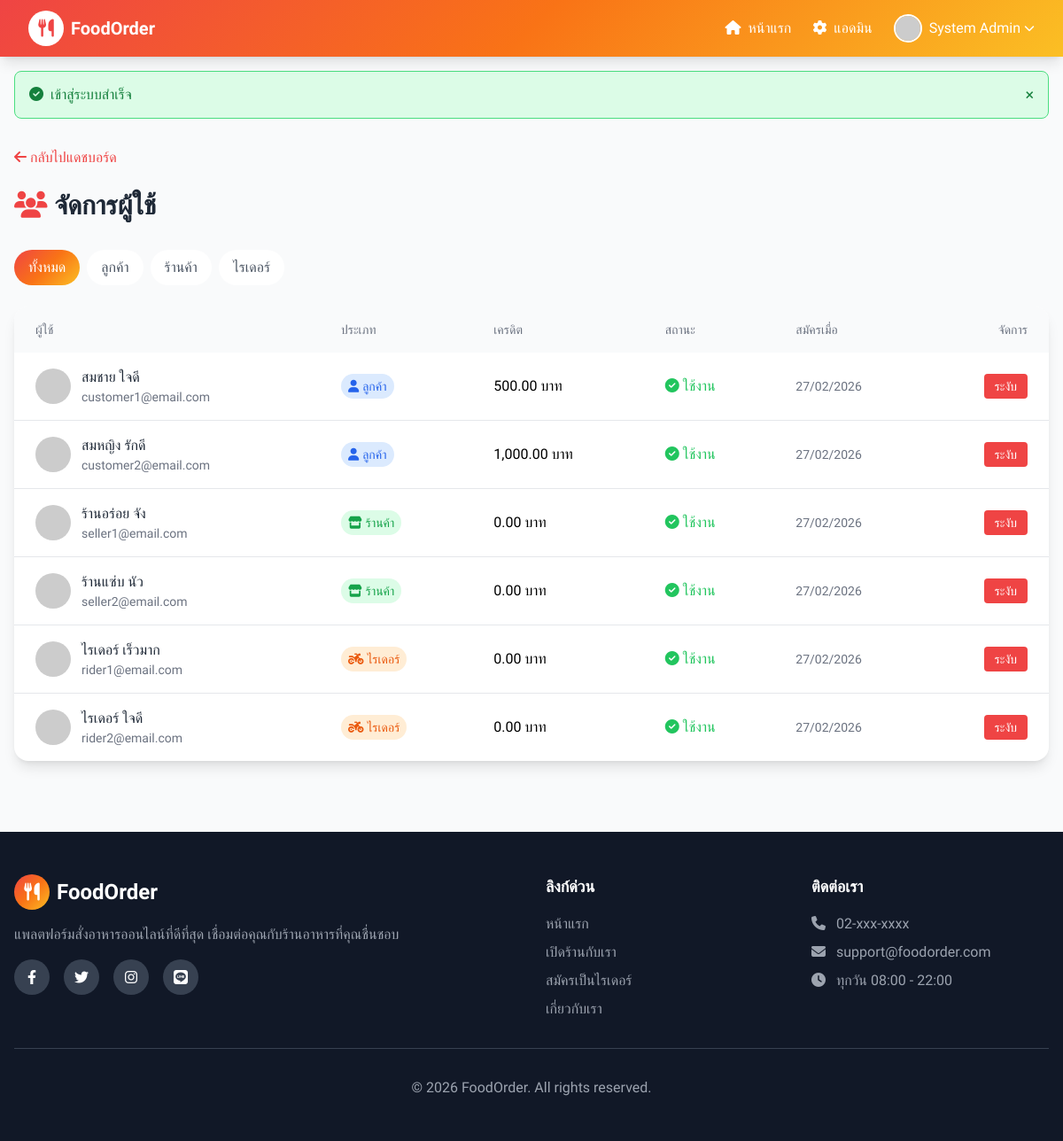
/users.php (signed in), run on the app's committed database.
### tables this page shows
CREATE TABLE IF NOT EXISTS users (
    id INT PRIMARY KEY AUTO_INCREMENT,
    username VARCHAR(50) NOT NULL UNIQUE,
    email VARCHAR(100) NOT NULL UNIQUE,
    password VARCHAR(255) NOT NULL,
    full_name VARCHAR(100) NOT NULL,
    phone VARCHAR(20),
    address TEXT,
    role ENUM('customer', 'seller', 'rider', 'admin') DEFAULT 'customer',
    credit_balance DECIMAL(10,2) DEFAULT 0.00,
    avatar VARCHAR(255),
    status ENUM('active', 'inactive', 'banned') DEFAULT 'active',
    created_at TIMESTAMP DEFAULT CURRENT_TIMESTAMP,
    updated_at TIMESTAMP DEFAULT CURRENT_TIMESTAMP ON UPDATE CURRENT_TIMESTAMP
);

### database.php (called while the page is built, shortened)
<?php
function getFlash()
{
    if (isset($_SESSION['flash'])) {
        $flash = $_SESSION['flash'];
        return $flash;
    }
    return null;
}
function formatMoney($amount)
{
    return number_format($amount, 2) . ' บาท';
}
function baseUrl($path = '')
{
    return SITE_URL . '/' . ltrim($path, '/');
}
?>

### auth.php (called while the page is built, shortened)
<?php
require_once __DIR__ . '/database.php';
function isLoggedIn() {
    return isset($_SESSION['user_id']);
}
function getCurrentUser() {
    $db = getDB();
    $stmt = $db->prepare("SELECT * FROM users WHERE id = ?");
    $stmt->execute([$_SESSION['user_id']]);
    return $stmt->fetch();
}
?>

### users.php (the view, shortened to what this page needs)
<?php
require_once __DIR__ . '/../config/auth.php';
require_once __DIR__ . '/../includes/header.php';
$db = getDB();
$role = $_GET['role'] ?? 'all';
$sql = "SELECT * FROM users WHERE role != 'admin'";
$sql .= " ORDER BY created_at DESC";
$stmt = $db->prepare($sql);
if ($role !== 'all') {
    $stmt->execute([$role]);
} else {
    $stmt->execute();
}
$users = $stmt->fetchAll();
$roleLabels = [
    'customer' => ['label' => 'ลูกค้า', 'color' => 'blue', 'icon' => 'user'],
    'seller' => ['label' => 'ร้านค้า', 'color' => 'green', 'icon' => 'store'],
    'rider' => ['label' => 'ไรเดอร์', 'color' => 'orange', 'icon' => 'motorcycle'],
];
?>
<div class="max-w-7xl mx-auto px-4 py-8">
    <div class="mb-6">
        <a href="<?= baseUrl('admin/dashboard.php') ?>" class="text-primary-500 hover:underline">
            <i class="fas fa-arrow-left mr-1"></i>กลับไปแดชบอร์ด
        </a>
    </div>
    <h1 class="text-3xl font-bold text-gray-800 mb-8">
        <i class="fas fa-users mr-2 text-primary-500"></i>จัดการผู้ใช้
    </h1>
    <div class="flex gap-2 mb-6">
        <a href="<?= baseUrl('admin/users.php?role=all') ?>"
           class="px-4 py-2 rounded-full font-medium <?= $role === 'all' ? 'gradient-bg text-white' : 'bg-white text-gray-600 hover:bg-gray-100' ?>">
            ทั้งหมด
        </a>
        <a href="<?= baseUrl('admin/users.php?role=customer') ?>"
           class="px-4 py-2 rounded-full font-medium <?= $role === 'customer' ? 'gradient-bg text-white' : 'bg-white text-gray-600 hover:bg-gray-100' ?>">
            ลูกค้า
        </a>
        <a href="<?= baseUrl('admin/users.php?role=seller') ?>"
           class="px-4 py-2 rounded-full font-medium <?= $role === 'seller' ? 'gradient-bg text-white' : 'bg-white text-gray-600 hover:bg-gray-100' ?>">
            ร้านค้า
        </a>
        <a href="<?= baseUrl('admin/users.php?role=rider') ?>"
           class="px-4 py-2 rounded-full font-medium <?= $role === 'rider' ? 'gradient-bg text-white' : 'bg-white text-gray-600 hover:bg-gray-100' ?>">
            ไรเดอร์
        </a>
    </div>
    <?php if (empty($users)): ?>
        <div class="bg-white rounded-2xl p-16 text-center">
            <i class="fas fa-users text-6xl text-gray-300 mb-4"></i>
            <h3 class="text-xl font-semibold text-gray-500">ไม่มีผู้ใช้</h3>
        </div>
    <?php else: ?>
        <div class="bg-white rounded-2xl shadow-lg overflow-hidden">
            <table class="w-full">
                <thead class="bg-gray-50">
                    <tr>
                        <th class="px-6 py-4 text-left text-sm font-medium text-gray-500">ผู้ใช้</th>
                        <th class="px-6 py-4 text-left text-sm font-medium text-gray-500">ประเภท</th>
                        <th class="px-6 py-4 text-left text-sm font-medium text-gray-500">เครดิต</th>
                        <th class="px-6 py-4 text-left text-sm font-medium text-gray-500">สถานะ</th>
                        <th class="px-6 py-4 text-left text-sm font-medium text-gray-500">สมัครเมื่อ</th>
                        <th class="px-6 py-4 text-right text-sm font-medium text-gray-500">จัดการ</th>
                    </tr>
                </thead>
                <tbody class="divide-y">
                    <?php foreach ($users as $u): ?>
                        <?php $r = $roleLabels[$u['role']] ?? ['label' => $u['role'], 'color' => 'gray', 'icon' => 'user']; ?>
                        <tr class="hover:bg-gray-50">
                            <td class="px-6 py-4">
                                <div class="flex items-center gap-3">
                                    <img src="<?= $u['avatar'] ? baseUrl('uploads/' . $u['avatar']) : 'https://ui-avatars.com/api/?name=' . urlencode($u['full_name']) . '&background=random' ?>"
                                         class="w-10 h-10 rounded-full">
                                    <div>
                                        <p class="font-medium text-gray-800"><?= htmlspecialchars($u['full_name']) ?></p>
                                        <p class="text-gray-500 text-sm"><?= htmlspecialchars($u['email']) ?></p>
                                    </div>
                                </div>
                            </td>
                            <td class="px-6 py-4">
                                <span class="inline-flex items-center px-2 py-1 rounded-full bg-<?= $r['color'] ?>-100 text-<?= $r['color'] ?>-600 text-sm">
                                    <i class="fas fa-<?= $r['icon'] ?> mr-1"></i><?= $r['label'] ?>
                                </span>
                            </td>
                            <td class="px-6 py-4 font-medium"><?= formatMoney($u['credit_balance']) ?></td>
                            <td class="px-6 py-4">
                                <?php if ($u['status'] === 'banned'): ?>
                                    <span class="text-red-500"><i class="fas fa-ban mr-1"></i>ถูกระงับ</span>
                                <?php else: ?>
                                    <span class="text-green-500"><i class="fas fa-check-circle mr-1"></i>ใช้งาน</span>
                                <?php endif; ?>
                            </td>
                            <td class="px-6 py-4 text-gray-500 text-sm">
                                <?= date('d/m/Y', strtotime($u['created_at'])) ?>
                            </td>
                            <td class="px-6 py-4 text-right">
                                <?php if ($u['status'] === 'banned'): ?>
                                    <form method="POST" class="inline">
                                        <input type="hidden" name="user_id" value="<?= $u['id'] ?>">
                                        <input type="hidden" name="action" value="unban">
                                        <button type="submit" class="px-3 py-1 bg-green-500 text-white rounded text-sm hover:bg-green-600">
                                            ปลดระงับ
                                        </button>
                                    </form>
                                <?php else: ?>
                                    <form method="POST" class="inline" onsubmit="return confirm('ต้องการระงับผู้ใช้นี้?')">
                                        <button type="submit" class="px-3 py-1 bg-red-500 text-white rounded text-sm hover:bg-red-600">
                                            ระงับ
                                        </button>
                                    </form>
                                <?php endif; ?>
                            </td>
                        </tr>
                    <?php endforeach; ?>
                </tbody>
            </table>
        </div>
    <?php endif; ?>
</div>
<?php require_once __DIR__ . '/../includes/footer.php'; ?>

### header.php (shortened to what this page needs)
<?php require_once __DIR__ . '/../config/auth.php'; ?>
<!DOCTYPE html>
<html lang="th">
<head>
    <script src="https://cdn.tailwindcss.com"></script>
    <link rel="stylesheet" href="https://cdnjs.cloudflare.com/ajax/libs/font-awesome/6.4.0/css/all.min.css">
</head>
<body class="bg-gray-50 font-prompt min-h-screen">
    <nav class="gradient-bg shadow-lg sticky top-0 z-50">
        <div class="max-w-7xl mx-auto px-4 sm:px-6 lg:px-8">
            <div class="flex justify-between items-center h-16">
                <a href="<?= baseUrl() ?>" class="flex items-center space-x-2">
                    <div class="w-10 h-10 bg-white rounded-full flex items-center justify-center">
                        <i class="fas fa-utensils text-primary-500 text-xl"></i>
                    </div>
                    <span class="text-white font-bold text-xl"><?= SITE_NAME ?></span>
                </a>
                <div class="hidden md:flex items-center space-x-6">
                    <a href="<?= baseUrl() ?>" class="text-white hover:text-accent-200 transition">
                        <i class="fas fa-home mr-1"></i> หน้าแรก
                    </a>
                    <?php if (isLoggedIn()): ?>
                        <?php $user = getCurrentUser(); ?>
                        <?php if ($user['role'] === 'customer'): ?>
                            <a href="<?= baseUrl('cart.php') ?>" class="text-white hover:text-accent-200 transition relative">
                                <i class="fas fa-shopping-cart mr-1"></i> ตะกร้า
                                <span id="cart-count" class="absolute -top-2 -right-2 bg-accent-400 text-white text-xs rounded-full w-5 h-5 flex items-center justify-center">0</span>
                            </a>
                            <a href="<?= baseUrl('orders.php') ?>" class="text-white hover:text-accent-200 transition">
                                <i class="fas fa-receipt mr-1"></i> ออเดอร์
                            </a>
                            <a href="<?= baseUrl('topup.php') ?>" class="text-white hover:text-accent-200 transition">
                                <i class="fas fa-wallet mr-1"></i> <?= formatMoney($user['credit_balance']) ?>
                            </a>
                        <?php elseif ($user['role'] === 'seller'): ?>
                            <a href="<?= baseUrl('seller/dashboard.php') ?>" class="text-white hover:text-accent-200 transition">
                                <i class="fas fa-store mr-1"></i> จัดการร้าน
                            </a>
                        <?php elseif ($user['role'] === 'rider'): ?>
                            <a href="<?= baseUrl('rider/dashboard.php') ?>" class="text-white hover:text-accent-200 transition">
                                <i class="fas fa-motorcycle mr-1"></i> งานส่ง
                            </a>
                        <?php elseif ($user['role'] === 'admin'): ?>
                            <a href="<?= baseUrl('admin/dashboard.php') ?>" class="text-white hover:text-accent-200 transition">
                                <i class="fas fa-cog mr-1"></i> แอดมิน
                            </a>
                        <?php endif; ?>
                        <div class="relative group">
                            <button class="flex items-center text-white hover:text-accent-200 transition">
                                <img src="<?= $user['avatar'] ? baseUrl('uploads/' . $user['avatar']) : 'https://ui-avatars.com/api/?name=' . urlencode($user['full_name']) . '&background=random' ?>"
                                     class="w-8 h-8 rounded-full mr-2 border-2 border-white">
                                <?= htmlspecialchars($user['full_name']) ?>
                                <i class="fas fa-chevron-down ml-1 text-xs"></i>
                            </button>
                        </div>
                    <?php endif; ?>
                </div>
            </div>
        </div>
    </nav>
    <?php $flash = getFlash(); ?>
    <?php if ($flash): ?>
        <div class="max-w-7xl mx-auto px-4 mt-4">
            <div class="<?= $flash['type'] === 'success' ? 'bg-green-100 border-green-400 text-green-700' : 'bg-red-100 border-red-400 text-red-700' ?> px-4 py-3 rounded-lg border flex items-center justify-between">
                <span><i class="fas <?= $flash['type'] === 'success' ? 'fa-check-circle' : 'fa-exclamation-circle' ?> mr-2"></i><?= $flash['message'] ?></span>
                <button onclick="this.parentElement.remove()" class="text-lg">&times;</button>
            </div>
        </div>
    <?php endif; ?>
    <main>

### footer.php (shortened to what this page needs)
    </main>
    <footer class="bg-gray-900 text-white mt-12">
        <div class="max-w-7xl mx-auto px-4 py-12">
            <div class="grid grid-cols-1 md:grid-cols-4 gap-8">
                <div class="col-span-1 md:col-span-2">
                    <div class="flex items-center space-x-2 mb-4">
                        <div class="w-10 h-10 gradient-bg rounded-full flex items-center justify-center">
                            <i class="fas fa-utensils text-white text-xl"></i>
                        </div>
                        <span class="font-bold text-2xl"><?= SITE_NAME ?></span>
                    </div>
                    <p class="text-gray-400 mb-4">
                        แพลตฟอร์มสั่งอาหารออนไลน์ที่ดีที่สุด เชื่อมต่อคุณกับร้านอาหารที่คุณชื่นชอบ
                    </p>
                    <div class="flex space-x-4">
                        <a href="#" class="w-10 h-10 bg-gray-700 rounded-full flex items-center justify-center hover:bg-primary-500 transition">
                            <i class="fab fa-facebook-f"></i>
                        </a>
                        <a href="#" class="w-10 h-10 bg-gray-700 rounded-full flex items-center justify-center hover:bg-primary-500 transition">
                            <i class="fab fa-twitter"></i>
                        </a>
                        <a href="#" class="w-10 h-10 bg-gray-700 rounded-full flex items-center justify-center hover:bg-primary-500 transition">
                            <i class="fab fa-instagram"></i>
                        </a>
                        <a href="#" class="w-10 h-10 bg-gray-700 rounded-full flex items-center justify-center hover:bg-primary-500 transition">
                            <i class="fab fa-line"></i>
                        </a>
                    </div>
                </div>
                <div>
                    <h4 class="font-semibold text-lg mb-4">ลิงก์ด่วน</h4>
                    <ul class="space-y-2 text-gray-400">
                        <li><a href="<?= baseUrl() ?>" class="hover:text-white transition">หน้าแรก</a></li>
                        <li><a href="<?= baseUrl('register.php?role=seller') ?>" class="hover:text-white transition">เปิดร้านกับเรา</a></li>
                        <li><a href="<?= baseUrl('register.php?role=rider') ?>" class="hover:text-white transition">สมัครเป็นไรเดอร์</a></li>
                        <li><a href="#" class="hover:text-white transition">เกี่ยวกับเรา</a></li>
                    </ul>
                </div>
                <div>
                    <h4 class="font-semibold text-lg mb-4">ติดต่อเรา</h4>
                    <ul class="space-y-2 text-gray-400">
                        <li><i class="fas fa-phone mr-2"></i> 02-xxx-xxxx</li>
                        <li><i class="fas fa-envelope mr-2"></i> support@foodorder.com</li>
                        <li><i class="fas fa-clock mr-2"></i> ทุกวัน 08:00 - 22:00</li>
                    </ul>
                </div>
            </div>
            <div class="border-t border-gray-700 mt-8 pt-8 text-center text-gray-400">
                <p>&copy; <?= date('Y') ?> <?= SITE_NAME ?>. All rights reserved.</p>
            </div>
        </div>
    </footer>
</body>
</html>

### header.php (style rules this page uses)
body { font-family: 'Prompt', sans-serif; }
.gradient-bg { background: linear-gradient(135deg, #ef4444 0%, #f97316 50%, #fbbf24 100%); }

### data on the page
users: full_name "System Admin"
users: full_name "สมชาย ใจดี", email "customer1@email.com", role "ลูกค้า", credit_balance "500.00 บาท", status "active" (drawn), created_at "27/02/2026"
users: full_name "สมหญิง รักดี", email "customer2@email.com", role "ลูกค้า", credit_balance "1,000.00 บาท", status "active" (drawn), created_at "27/02/2026"
users: full_name "ร้านอร่อย จัง", email "seller1@email.com", role "ร้านค้า", credit_balance "0.00 บาท", status "active" (drawn), created_at "27/02/2026"
users: full_name "ร้านแซ่บ นัว", email "seller2@email.com", role "ร้านค้า", credit_balance "0.00 บาท", status "active" (drawn), created_at "27/02/2026"
users: full_name "ไรเดอร์ เร็วมาก", email "rider1@email.com", role "ไรเดอร์", credit_balance "0.00 บาท", status "active" (drawn), created_at "27/02/2026"
users: full_name "ไรเดอร์ ใจดี", email "rider2@email.com", role "ไรเดอร์", credit_balance "0.00 บาท", status "active" (drawn), created_at "27/02/2026"

### other printed values
SITE_NAME "FoodOrder"
$flash['message'] "เข้าสู่ระบบสำเร็จ"
